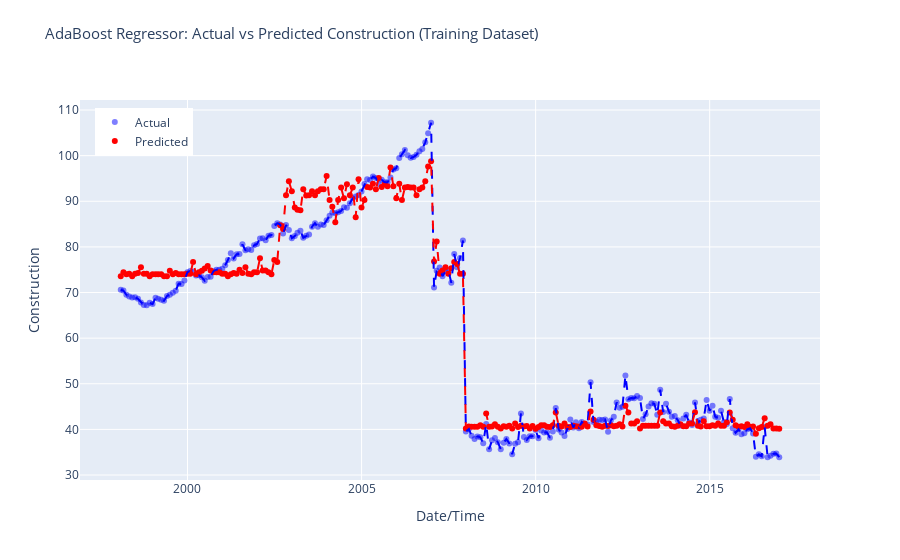

The code cell stored with this chart in its notebook:
### Code cell
# Sort predictions DataFrame by index
predictions.sort_index(inplace=True)

# Create Plotly figure
fig = make_subplots(rows=1, cols=1, shared_xaxes=True, shared_yaxes=True)

# Add scatter plot for actual values
fig.add_trace(go.Scatter(x=predictions.index, y=predictions['Construction'],
                         mode='markers', marker=dict(color='blue', opacity=0.5),
                         name='Actual'), row=1, col=1)

# Add scatter plot for predicted values
fig.add_trace(go.Scatter(x=predictions.index, y=predictions['prediction_label'],
                         mode='markers', marker=dict(color='red'),
                         name='Predicted'), row=1, col=1)

# Add lines for sorted actual values
fig.add_trace(go.Scatter(x=predictions.index, y=predictions['Construction'].sort_index(),
                         mode='lines', line=dict(color='blue', dash='dash'),
                         showlegend=False), row=1, col=1)

# Add lines for sorted predicted values
fig.add_trace(go.Scatter(x=predictions.index, y=predictions['prediction_label'].sort_index(),
                         mode='lines', line=dict(color='red', dash='dash'),
                         showlegend=False), row=1, col=1)

fig.update_layout(title_text='AdaBoost Regressor: Actual vs Predicted Construction (Training Dataset)',
                  title_font_size=15, title_y=0.95,  # Adjusted title_y value
                  xaxis_title='Date/Time', yaxis_title='Construction',
                  legend=dict(x=0.02, y=0.98),
                  grid=dict(rows=1, columns=1, ygap=0.2))

# Show interactive plot
fig.show()

### Figure 1 — Plotly figure (JSON) as saved in the notebook; plotly's stock layout.template omitted (floating-point values rounded to 4 significant figures; data arrays with more than 128 entries replaced by an {"elided": "..."} marker saying what was removed)
{"data": [{"marker": {"color": "blue", "opacity": 0.5}, "mode": "markers", "name": "Actual", "type": "scatter", "x": {"elided": "228 str values"}, "xaxis": "x", "y": {"elided": "228 float values"}, "yaxis": "y"}, {"marker": {"color": "red"}, "mode": "markers", "name": "Predicted", "type": "scatter", "x": {"elided": "228 str values"}, "xaxis": "x", "y": {"elided": "228 float values"}, "yaxis": "y"}, {"line": {"color": "blue", "dash": "dash"}, "mode": "lines", "showlegend": false, "type": "scatter", "x": {"elided": "228 str values"}, "xaxis": "x", "y": {"elided": "228 float values"}, "yaxis": "y"}, {"line": {"color": "red", "dash": "dash"}, "mode": "lines", "showlegend": false, "type": "scatter", "x": {"elided": "228 str values"}, "xaxis": "x", "y": {"elided": "228 float values"}, "yaxis": "y"}], "layout": {"grid": {"columns": 1, "rows": 1, "ygap": 0.2}, "legend": {"x": 0.02, "y": 0.98}, "title": {"font": {"size": 15}, "text": "AdaBoost Regressor: Actual vs Predicted Construction (Training Dataset)", "y": 0.95}, "xaxis": {"anchor": "y", "domain": [0, 1], "title": {"text": "Date/Time"}}, "yaxis": {"anchor": "x", "domain": [0, 1], "title": {"text": "Construction"}}}}
